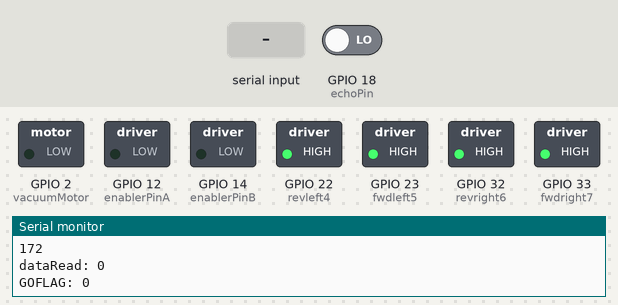
Bench run of a sketch on a simulated ESP32. Shown: switched loads named in the sketch (green lamp = pin HIGH), the last lines printed to the serial monitor. Dashed ring = blinking. The test bench sets the inputs (shaded band); at power-on: GPIO 18 (echoPin) LOW. Nothing arrives over Bluetooth unless stated; pins used as bus, display or sensor lines are not drawn.

Above: at 1.2 s.
1.3 s: "1" received over the second serial link
At 5.3 s:
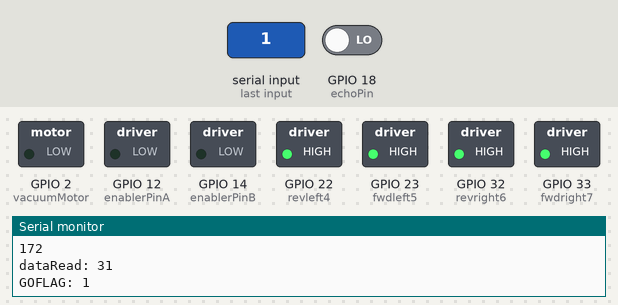
5.5 s: "0" received over the second serial link
At 6.1 s:
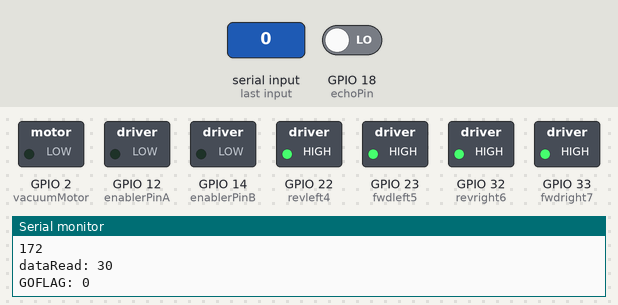
7.0 s: "1" received over the second serial link
At 8.3 s:
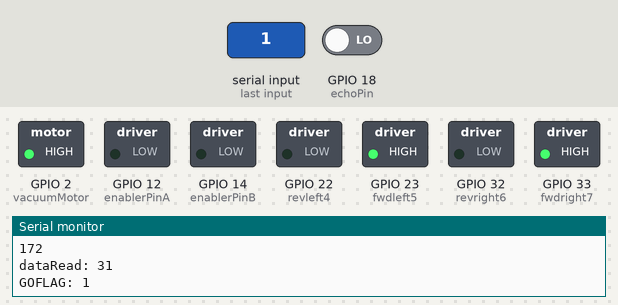
Timing chart, 0 to 10.0 s (numbered marks = the images above; inputs shaded):
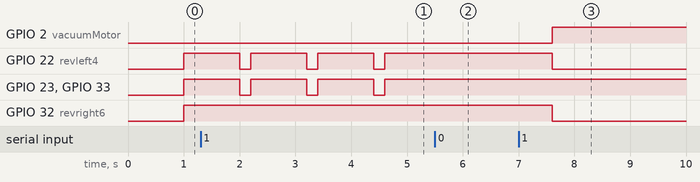

The sketch:

BOOMBOT.ino
```cpp
#include "BluetoothSerial.h"

//#define USE_PIN // Uncomment this to use PIN during pairing. The pin is specified on the line below
const char *pin = "1234"; // Change this to more secure PIN.

String device_name = "ESP32-BT-Slave";

#if !defined(CONFIG_BT_ENABLED) || !defined(CONFIG_BLUEDROID_ENABLED)
#error Bluetooth is not enabled! Please run `make menuconfig` to and enable it
#endif

#if !defined(CONFIG_BT_SPP_ENABLED)
#error Serial Bluetooth not available or not enabled. It is only available for the ESP32 chip.
#endif

BluetoothSerial SerialBT;


int trigPin = 19;      // trig pin of HC-SR04
int echoPin = 18;     // Echo pin of HC-SR04

int revleft4 = 22;       // REVerse motion of Left motor
int fwdleft5 = 23;       // ForWarD motion of Left motor
int revright6 = 32;      // REVerse motion of Right motor
int fwdright7 = 33;      // ForWarD motion of Right motor
int enablerPinA = 12;
int enablerPinB = 14;

int vacuumMotor = 2;
unsigned char GOFLAG = 0;
uint8_t dataRead = 0;
unsigned long queue[10];
int qIndex = 0;

void setup() {
    Serial.begin(115200);
  SerialBT.begin(device_name); //Bluetooth device name
  Serial.printf("The device with name \"%s\" is started.\nNow you can pair it with Bluetooth!\n", device_name.c_str());
  //Serial.printf("The device with name \"%s\" and MAC address %s is started.\nNow you can pair it with Bluetooth!\n", device_name.c_str(), SerialBT.getMacString()); // Use this after the MAC method is implemented
  #ifdef USE_PIN
    SerialBT.setPin(pin);
    Serial.println("Using PIN");
  #endif
  //Serial.begin(9600);
  pinMode(revleft4, OUTPUT);      // set Motor pins as output
  pinMode(fwdleft5, OUTPUT);
  pinMode(revright6, OUTPUT);
  pinMode(fwdright7, OUTPUT);
  pinMode(vacuumMotor, OUTPUT);
  pinMode(trigPin, OUTPUT);         // set trig pin as output
  pinMode(echoPin, INPUT);          // set echo pin as input to capture reflected waves
  pinMode(enablerPinA, OUTPUT);
  pinMode(enablerPinB, OUTPUT);

}

void moveForward() {

  digitalWrite(fwdright7, HIGH);  // move forward
  digitalWrite(revright6, LOW);
  digitalWrite(fwdleft5, HIGH);
  digitalWrite(revleft4, LOW);
  digitalWrite(vacuumMotor, HIGH);

}
void turnRight() {
  digitalWrite(fwdright7, LOW);
  digitalWrite(revright6, HIGH);
  digitalWrite(fwdleft5, LOW);
  digitalWrite(revleft4, LOW);
  delay(200);  // Adjust the delay based on the actual turning time for a 90-degree turn
  brake();     // Stop the motors after turning
}


void brake() {
  digitalWrite(fwdright7, HIGH);
  digitalWrite(revright6, HIGH);
  digitalWrite(fwdleft5, HIGH);
  digitalWrite(revleft4, HIGH);
}

void sort(unsigned long arr[], int arr_size) {
  int i, j;
  for (i = 0; i < arr_size - 1; i++) {
    for (j = 0; j < arr_size - i - 1; j++) {
      if (arr[j] > arr[j + 1]) {
        int tmp = arr[j];
        arr[j] = arr[j + 1];
        arr[j + 1] = tmp;
      }
    }
  }
}


unsigned long getMedian() {
  // Copy the original queue to a local array
  unsigned long queue_sorted[10];
  int i = 0;
  for (i = 0; i < 10; i++) {
    queue_sorted[i] = queue[i];
  }
  sort(queue_sorted, 10);

  return queue_sorted[10/2];
}


void loop() {
  digitalWrite(trigPin, LOW);
    delayMicroseconds(2);
    digitalWrite(trigPin, HIGH);     // send waves for 10 us
    delayMicroseconds(10);
    unsigned long duration = pulseIn(echoPin, HIGH); // receive reflected waves
    if (duration == 0) duration = 10000;
    //Serial.print("duration: ");
    //Serial.println(duration);
    unsigned long raw_distance = duration / 58;   // convert to distance
    queue[qIndex] = raw_distance;
    qIndex = (qIndex+1) % 10;
    unsigned long medianDistance = getMedian();
//    Serial.print("distance: ");
    Serial.println(raw_distance);
    //delay(10);
  if (SerialBT.available()) {
    dataRead = SerialBT.read();
    if (dataRead == '1') GOFLAG=1;
    else if (dataRead == '0') GOFLAG = 0;
  }
  Serial.print("dataRead: ");
  Serial.println(dataRead,HEX);
  Serial.print("GOFLAG: ");
  Serial.println(GOFLAG);
  if(GOFLAG && medianDistance > 15){
    moveForward();
    }
  if(GOFLAG && medianDistance <= 15){
          // Stop and turn around 180 degrees to the right while avoiding the wall
      brake();
      turnRight();
    }
    else if(GOFLAG==0){
      brake();
      digitalWrite(vacuumMotor, LOW);
    }
 }
```

Measured:
- after the input at 1.3 s, GPIO 22 (revleft4), GPIO 23 (fwdleft5), GPIO 33 (fwdright7): alternates HIGH for 1.0 s and LOW for 0.20 s, starting after 0.70 s
- after the input at 5.5 s, GPIO 2 (vacuumMotor): stays LOW (without the input it goes to HIGH after 0.10 s); GPIO 22 (revleft4), GPIO 32 (revright6): stays HIGH (without the input it goes to LOW after 0.10 s)
- after the input at 7.0 s, GPIO 2 (vacuumMotor): LOW → HIGH after 0.60 s; GPIO 22 (revleft4), GPIO 32 (revright6): HIGH → LOW after 0.60 s
